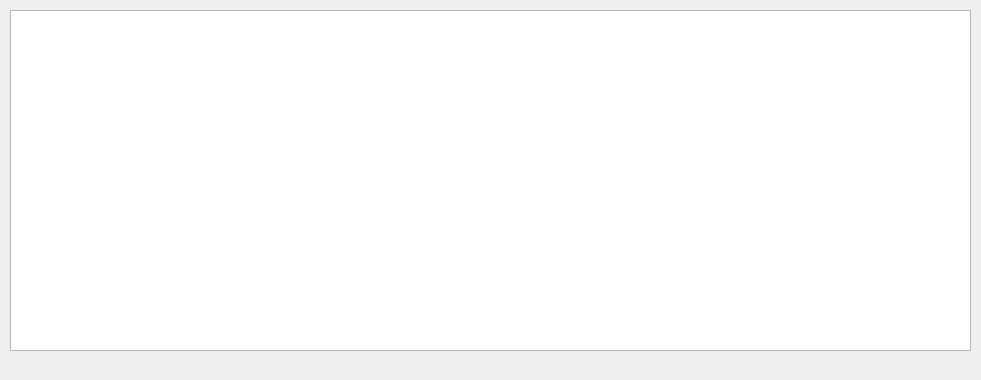
<?xml version="1.0" encoding="UTF-8"?>
<ui version="4.0">
 <class>BoxTableWidget</class>
 <widget class="QWidget" name="BoxTableWidget">
  <property name="geometry">
   <rect>
    <x>0</x>
    <y>0</y>
    <width>981</width>
    <height>380</height>
   </rect>
  </property>
  <property name="windowTitle">
   <string>Form</string>
  </property>
  <widget class="QTableWidget" name="tableWidget">
   <property name="geometry">
    <rect>
     <x>10</x>
     <y>10</y>
     <width>961</width>
     <height>341</height>
    </rect>
   </property>
  </widget>
 </widget>
 <resources/>
 <connections/>
</ui>
